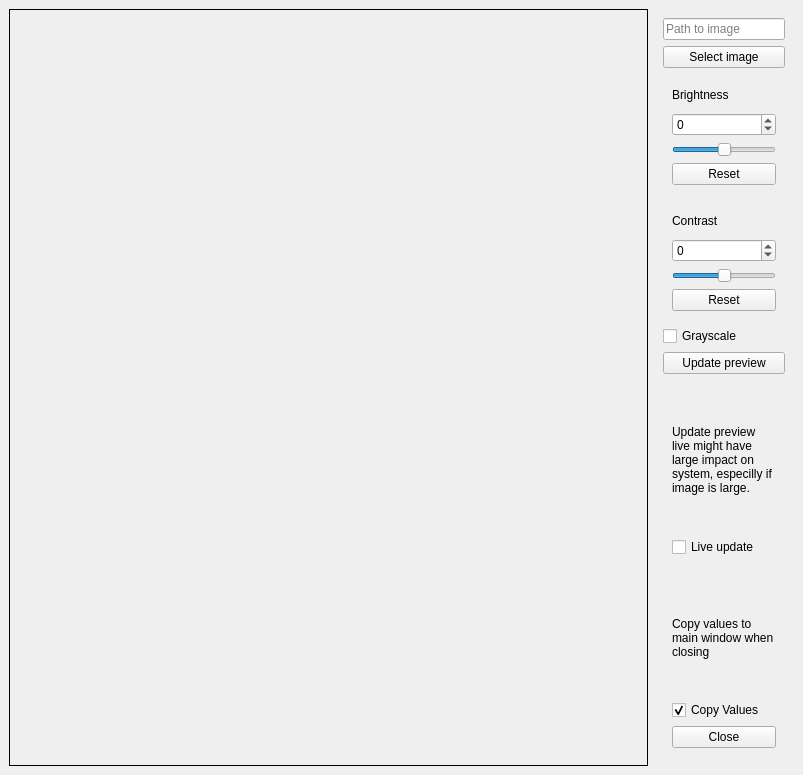
<?xml version="1.0" encoding="UTF-8"?>
<ui version="4.0">
 <class>Preview_Window</class>
 <widget class="QMainWindow" name="Preview_Window">
  <property name="geometry">
   <rect>
    <x>0</x>
    <y>0</y>
    <width>803</width>
    <height>775</height>
   </rect>
  </property>
  <property name="minimumSize">
   <size>
    <width>800</width>
    <height>700</height>
   </size>
  </property>
  <property name="windowTitle">
   <string>OptimaLab35 - Preview</string>
  </property>
  <widget class="QWidget" name="centralwidget">
   <layout class="QHBoxLayout" name="horizontalLayout">
    <item>
     <widget class="QLabel" name="QLabel">
      <property name="minimumSize">
       <size>
        <width>628</width>
        <height>628</height>
       </size>
      </property>
      <property name="frameShape">
       <enum>QFrame::Box</enum>
      </property>
      <property name="text">
       <string/>
      </property>
      <property name="scaledContents">
       <bool>false</bool>
      </property>
     </widget>
    </item>
    <item>
     <widget class="QWidget" name="widget" native="true">
      <property name="minimumSize">
       <size>
        <width>140</width>
        <height>628</height>
       </size>
      </property>
      <property name="maximumSize">
       <size>
        <width>140</width>
        <height>16777215</height>
       </size>
      </property>
      <layout class="QVBoxLayout" name="verticalLayout_3">
       <item>
        <widget class="QLineEdit" name="image_path_lineEdit">
         <property name="placeholderText">
          <string>Path to image</string>
         </property>
        </widget>
       </item>
       <item>
        <widget class="QPushButton" name="load_Button">
         <property name="text">
          <string>Select image</string>
         </property>
        </widget>
       </item>
       <item>
        <widget class="QWidget" name="widget_2" native="true">
         <property name="maximumSize">
          <size>
           <width>16777215</width>
           <height>120</height>
          </size>
         </property>
         <layout class="QVBoxLayout" name="verticalLayout">
          <item>
           <widget class="QLabel" name="label">
            <property name="text">
             <string>Brightness</string>
            </property>
           </widget>
          </item>
          <item>
           <widget class="QSpinBox" name="brightness_spinBox">
            <property name="minimum">
             <number>-100</number>
            </property>
            <property name="maximum">
             <number>100</number>
            </property>
           </widget>
          </item>
          <item>
           <widget class="QSlider" name="brightness_Slider">
            <property name="minimum">
             <number>-100</number>
            </property>
            <property name="maximum">
             <number>100</number>
            </property>
            <property name="orientation">
             <enum>Qt::Horizontal</enum>
            </property>
           </widget>
          </item>
          <item>
           <widget class="QPushButton" name="reset_brightness_Button">
            <property name="text">
             <string>Reset</string>
            </property>
           </widget>
          </item>
         </layout>
        </widget>
       </item>
       <item>
        <widget class="QWidget" name="widget_3" native="true">
         <property name="maximumSize">
          <size>
           <width>16777215</width>
           <height>120</height>
          </size>
         </property>
         <layout class="QVBoxLayout" name="verticalLayout_2">
          <item>
           <widget class="QLabel" name="label_2">
            <property name="text">
             <string>Contrast</string>
            </property>
           </widget>
          </item>
          <item>
           <widget class="QSpinBox" name="contrast_spinBox">
            <property name="minimum">
             <number>-100</number>
            </property>
            <property name="maximum">
             <number>100</number>
            </property>
           </widget>
          </item>
          <item>
           <widget class="QSlider" name="contrast_Slider">
            <property name="minimum">
             <number>-100</number>
            </property>
            <property name="maximum">
             <number>100</number>
            </property>
            <property name="orientation">
             <enum>Qt::Horizontal</enum>
            </property>
           </widget>
          </item>
          <item>
           <widget class="QPushButton" name="reset_contrast_Button">
            <property name="text">
             <string>Reset</string>
            </property>
           </widget>
          </item>
         </layout>
        </widget>
       </item>
       <item>
        <widget class="QCheckBox" name="grayscale_checkBox">
         <property name="text">
          <string>Grayscale</string>
         </property>
        </widget>
       </item>
       <item>
        <widget class="QPushButton" name="update_Button">
         <property name="text">
          <string>Update preview</string>
         </property>
        </widget>
       </item>
       <item>
        <widget class="QWidget" name="widget_5" native="true">
         <layout class="QVBoxLayout" name="verticalLayout_5">
          <item>
           <widget class="QLabel" name="label_4">
            <property name="text">
             <string>Update preview live might have large impact on system, especilly if image is large.</string>
            </property>
            <property name="wordWrap">
             <bool>true</bool>
            </property>
           </widget>
          </item>
          <item>
           <widget class="QCheckBox" name="live_update">
            <property name="text">
             <string>Live update</string>
            </property>
           </widget>
          </item>
         </layout>
        </widget>
       </item>
       <item>
        <widget class="QWidget" name="widget_4" native="true">
         <layout class="QVBoxLayout" name="verticalLayout_4">
          <item>
           <widget class="QLabel" name="label_3">
            <property name="text">
             <string>Copy values to main window when closing</string>
            </property>
            <property name="scaledContents">
             <bool>false</bool>
            </property>
            <property name="wordWrap">
             <bool>true</bool>
            </property>
           </widget>
          </item>
          <item>
           <widget class="QCheckBox" name="checkBox">
            <property name="text">
             <string>Copy Values</string>
            </property>
            <property name="checked">
             <bool>true</bool>
            </property>
           </widget>
          </item>
          <item>
           <widget class="QPushButton" name="close_Button">
            <property name="text">
             <string>Close</string>
            </property>
           </widget>
          </item>
         </layout>
        </widget>
       </item>
      </layout>
     </widget>
    </item>
   </layout>
  </widget>
  <widget class="QMenuBar" name="menubar">
   <property name="geometry">
    <rect>
     <x>0</x>
     <y>0</y>
     <width>803</width>
     <height>27</height>
    </rect>
   </property>
  </widget>
 </widget>
 <resources/>
 <connections>
  <connection>
   <sender>brightness_Slider</sender>
   <signal>valueChanged(int)</signal>
   <receiver>brightness_spinBox</receiver>
   <slot>setValue(int)</slot>
   <hints>
    <hint type="sourcelabel">
     <x>720</x>
     <y>311</y>
    </hint>
    <hint type="destinationlabel">
     <x>706</x>
     <y>282</y>
    </hint>
   </hints>
  </connection>
  <connection>
   <sender>brightness_spinBox</sender>
   <signal>valueChanged(int)</signal>
   <receiver>brightness_Slider</receiver>
   <slot>setValue(int)</slot>
   <hints>
    <hint type="sourcelabel">
     <x>706</x>
     <y>282</y>
    </hint>
    <hint type="destinationlabel">
     <x>720</x>
     <y>311</y>
    </hint>
   </hints>
  </connection>
  <connection>
   <sender>contrast_Slider</sender>
   <signal>valueChanged(int)</signal>
   <receiver>contrast_spinBox</receiver>
   <slot>setValue(int)</slot>
   <hints>
    <hint type="sourcelabel">
     <x>720</x>
     <y>454</y>
    </hint>
    <hint type="destinationlabel">
     <x>699</x>
     <y>425</y>
    </hint>
   </hints>
  </connection>
  <connection>
   <sender>contrast_spinBox</sender>
   <signal>valueChanged(int)</signal>
   <receiver>contrast_Slider</receiver>
   <slot>setValue(int)</slot>
   <hints>
    <hint type="sourcelabel">
     <x>699</x>
     <y>425</y>
    </hint>
    <hint type="destinationlabel">
     <x>720</x>
     <y>454</y>
    </hint>
   </hints>
  </connection>
 </connections>
</ui>
